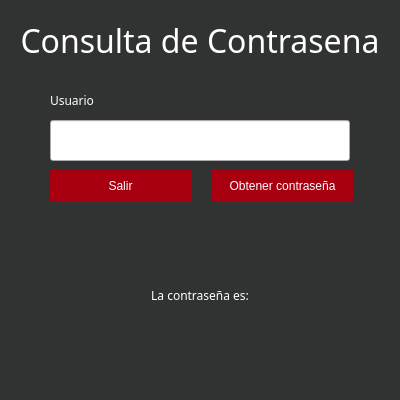
<?xml version="1.0" encoding="UTF-8"?>
<ui version="4.0">
 <class>contrasena</class>
 <widget class="QMainWindow" name="contrasena">
  <property name="geometry">
   <rect>
    <x>0</x>
    <y>0</y>
    <width>400</width>
    <height>400</height>
   </rect>
  </property>
  <property name="windowTitle">
   <string>MainWindow</string>
  </property>
  <property name="styleSheet">
   <string notr="true">#contrasena{
background-color: rgb(49, 50, 50);
}
.QLabel{
	color: rgb(255, 255, 255);
}
.QLineEdit{
color: rgb(97, 99, 99);
}
.QPushButton{
	color: rgb(250, 255, 255);
	background-color: rgb(168, 0, 16);
	border: none;
}
.QPushButton:hover{
	color: rgb(168, 0, 16);
	background-color: rgb(255, 255, 255);
	border: none;
}</string>
  </property>
  <widget class="QWidget" name="centralwidget">
   <widget class="QLabel" name="label_titulo">
    <property name="geometry">
     <rect>
      <x>0</x>
      <y>10</y>
      <width>400</width>
      <height>61</height>
     </rect>
    </property>
    <property name="font">
     <font>
      <family>Avenir</family>
      <pointsize>24</pointsize>
     </font>
    </property>
    <property name="text">
     <string>Consulta de Contrasena</string>
    </property>
    <property name="alignment">
     <set>Qt::AlignCenter</set>
    </property>
   </widget>
   <widget class="QLineEdit" name="line_usuario">
    <property name="geometry">
     <rect>
      <x>50</x>
      <y>120</y>
      <width>300</width>
      <height>41</height>
     </rect>
    </property>
    <property name="font">
     <font>
      <family>Avenir</family>
     </font>
    </property>
   </widget>
   <widget class="QLabel" name="label_usuario">
    <property name="geometry">
     <rect>
      <x>50</x>
      <y>90</y>
      <width>131</width>
      <height>21</height>
     </rect>
    </property>
    <property name="font">
     <font>
      <family>Avenir</family>
     </font>
    </property>
    <property name="text">
     <string>Usuario</string>
    </property>
   </widget>
   <widget class="QPushButton" name="bContra">
    <property name="geometry">
     <rect>
      <x>212</x>
      <y>170</y>
      <width>141</width>
      <height>32</height>
     </rect>
    </property>
    <property name="text">
     <string>Obtener contraseña</string>
    </property>
   </widget>
   <widget class="QPushButton" name="bSalir">
    <property name="geometry">
     <rect>
      <x>50</x>
      <y>170</y>
      <width>141</width>
      <height>32</height>
     </rect>
    </property>
    <property name="text">
     <string>Salir</string>
    </property>
   </widget>
   <widget class="QLabel" name="label">
    <property name="geometry">
     <rect>
      <x>0</x>
      <y>280</y>
      <width>400</width>
      <height>31</height>
     </rect>
    </property>
    <property name="font">
     <font>
      <family>Avenir</family>
     </font>
    </property>
    <property name="text">
     <string>La contraseña es:</string>
    </property>
    <property name="alignment">
     <set>Qt::AlignCenter</set>
    </property>
   </widget>
   <widget class="QLabel" name="label_contrasena">
    <property name="geometry">
     <rect>
      <x>0</x>
      <y>310</y>
      <width>400</width>
      <height>51</height>
     </rect>
    </property>
    <property name="font">
     <font>
      <family>Avenir</family>
      <pointsize>24</pointsize>
     </font>
    </property>
    <property name="text">
     <string/>
    </property>
    <property name="alignment">
     <set>Qt::AlignCenter</set>
    </property>
   </widget>
  </widget>
 </widget>
 <resources/>
 <connections/>
</ui>
